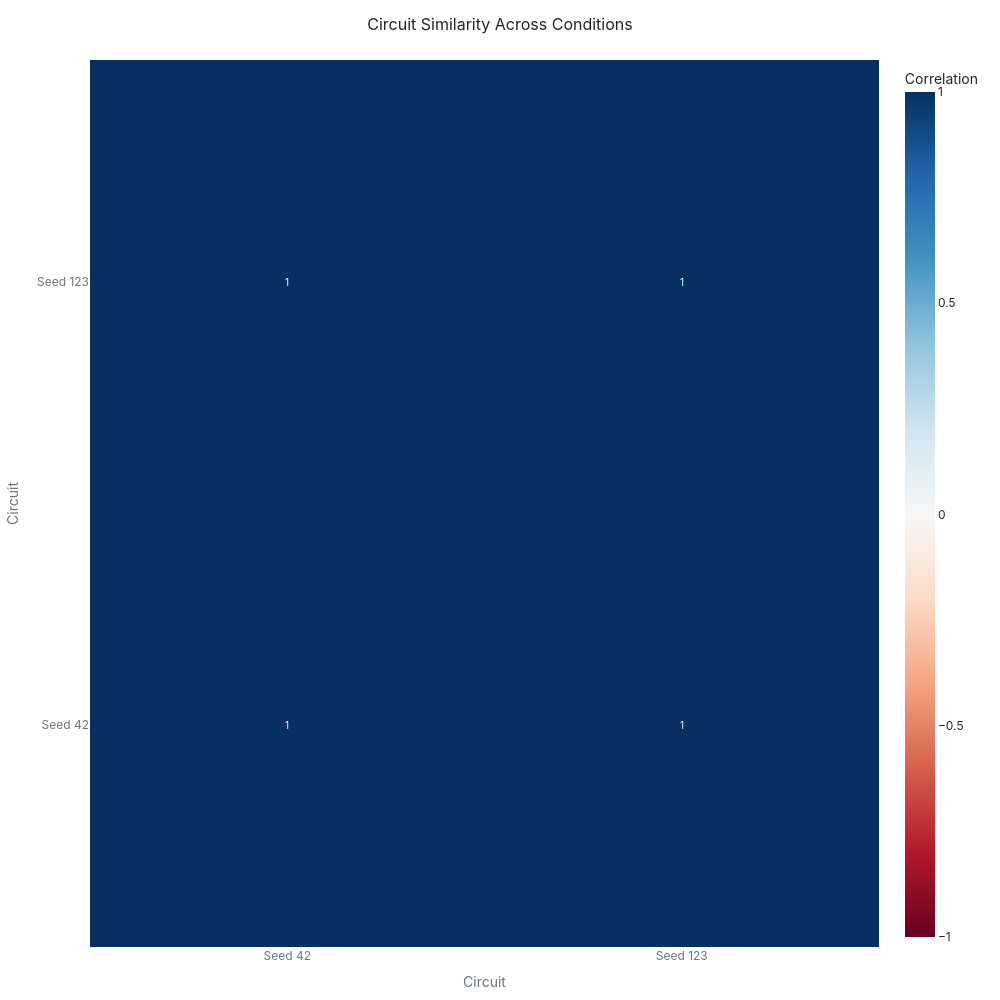

Notebook code for this chart:
### Code cell
# Correlation matrix — how correlated are the two circuits' scores?
fig = dashboard.plot_correlation_matrix()
fig.show()

### Figure 1 — Plotly figure (JSON) as saved in the notebook; plotly's stock layout.template omitted (floating-point values rounded to 4 significant figures)
{"data": [{"colorbar": {"title": {"text": "Correlation"}}, "colorscale": [[0, "rgb(103,0,31)"], [0.1, "rgb(178,24,43)"], [0.2, "rgb(214,96,77)"], [0.3, "rgb(244,165,130)"], [0.4, "rgb(253,219,199)"], [0.5, "rgb(247,247,247)"], [0.6, "rgb(209,229,240)"], [0.7, "rgb(146,197,222)"], [0.8, "rgb(67,147,195)"], [0.9, "rgb(33,102,172)"], [1, "rgb(5,48,97)"]], "hovertemplate": "Pair: %{x} vs %{y}<br>Correlation: %{z:.3f}<extra></extra>", "text": [[1.0, 1.0], [1.0, 1.0]], "textfont": {"size": 10}, "texttemplate": "%{text}", "type": "heatmap", "x": ["Seed 42", "Seed 123"], "y": ["Seed 42", "Seed 123"], "z": [[1.0, 1.0], [1.0, 1.0]], "zmid": 0}], "layout": {"font": {"color": "#212529", "family": "Inter, -apple-system, BlinkMacSystemFont, 'Segoe UI', Roboto, Helvetica, Arial, sans-serif", "size": 12}, "height": 1000, "hoverlabel": {"bgcolor": "#F8F9FA", "bordercolor": "#E9ECEF", "font": {"color": "#212529", "family": "Inter, -apple-system, BlinkMacSystemFont, 'Segoe UI', Roboto, Helvetica, Arial, sans-serif", "size": 12}}, "hovermode": "closest", "margin": {"b": 40, "l": 20, "r": 20, "t": 60}, "paper_bgcolor": "#FFFFFF", "plot_bgcolor": "#FFFFFF", "showlegend": false, "title": {"font": {"color": "#212529", "family": "Inter, -apple-system, BlinkMacSystemFont, 'Segoe UI', Roboto, Helvetica, Arial, sans-serif", "size": 16}, "text": "Circuit Similarity Across Conditions", "x": 0.5, "xanchor": "center"}, "width": 1000, "xaxis": {"color": "#6C757D", "showgrid": false, "title": {"text": "Circuit"}, "zeroline": false}, "yaxis": {"color": "#6C757D", "showgrid": false, "title": {"text": "Circuit"}, "zeroline": false}}}
